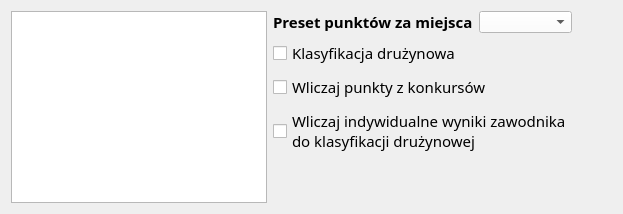
     <widget class="QWidget" name="tab_2">
      <attribute name="title">
       <string>Klasyfikacja ogólna</string>
      </attribute>
      <layout class="QVBoxLayout" name="verticalLayout_31">
       <item>
        <layout class="QHBoxLayout" name="horizontalLayout_9" stretch="1,0,0">
         <item>
          <widget class="QTableView" name="tableView_generalClassification">
           <property name="maximumSize">
            <size>
             <width>600</width>
             <height>16777215</height>
            </size>
           </property>
          </widget>
         </item>
         <item>
          <layout class="QVBoxLayout" name="verticalLayout_30">
           <item>
            <layout class="QHBoxLayout" name="horizontalLayout_8">
             <item>
              <widget class="QLabel" name="label_preset">
               <property name="font">
                <font>
                 <family>Quicksand</family>
                 <pointsize>11</pointsize>
                 <bold>true</bold>
                </font>
               </property>
               <property name="text">
                <string>Preset punktów za miejsca</string>
               </property>
              </widget>
             </item>
             <item>
              <widget class="QComboBox" name="comboBox_preset">
               <property name="styleSheet">
                <string notr="true">color: black; background-color: white;</string>
               </property>
              </widget>
             </item>
            </layout>
           </item>
           <item>
            <widget class="QCheckBox" name="checkBox_generalClassificationTeam">
             <property name="font">
              <font>
               <family>Quicksand Medium</family>
               <pointsize>11</pointsize>
               <bold>false</bold>
              </font>
             </property>
             <property name="text">
              <string>Klasyfikacja drużynowa</string>
             </property>
            </widget>
           </item>
           <item>
            <widget class="QCheckBox" name="checkBox_generalClassificationCompPoints">
             <property name="font">
              <font>
               <family>Quicksand Medium</family>
               <pointsize>11</pointsize>
               <bold>false</bold>
              </font>
             </property>
             <property name="text">
              <string>Wliczaj punkty z konkursów</string>
             </property>
            </widget>
           </item>
           <item>
            <widget class="QCheckBox" name="checkBox_indResToTeam">
             <property name="font">
              <font>
               <family>Quicksand Medium</family>
               <pointsize>11</pointsize>
              </font>
             </property>
             <property name="text">
              <string>Wliczaj indywidualne wyniki zawodnika
do klasyfikacji drużynowej</string>
             </property>
            </widget>
           </item>
           <item>
            <spacer name="verticalSpacer">
             <property name="orientation">
              <enum>Qt::Vertical</enum>
             </property>
             <property name="sizeHint" stdset="0">
              <size>
               <width>20</width>
               <height>40</height>
              </size>
             </property>
            </spacer>
           </item>
          </layout>
         </item>
         <item>
          <spacer name="horizontalSpacer_8">
           <property name="orientation">
            <enum>Qt::Horizontal</enum>
           </property>
           <property name="sizeHint" stdset="0">
            <size>
             <width>40</width>
             <height>20</height>
            </size>
           </property>
          </spacer>
         </item>
        </layout>
       </item>
      </layout>
     </widget>
